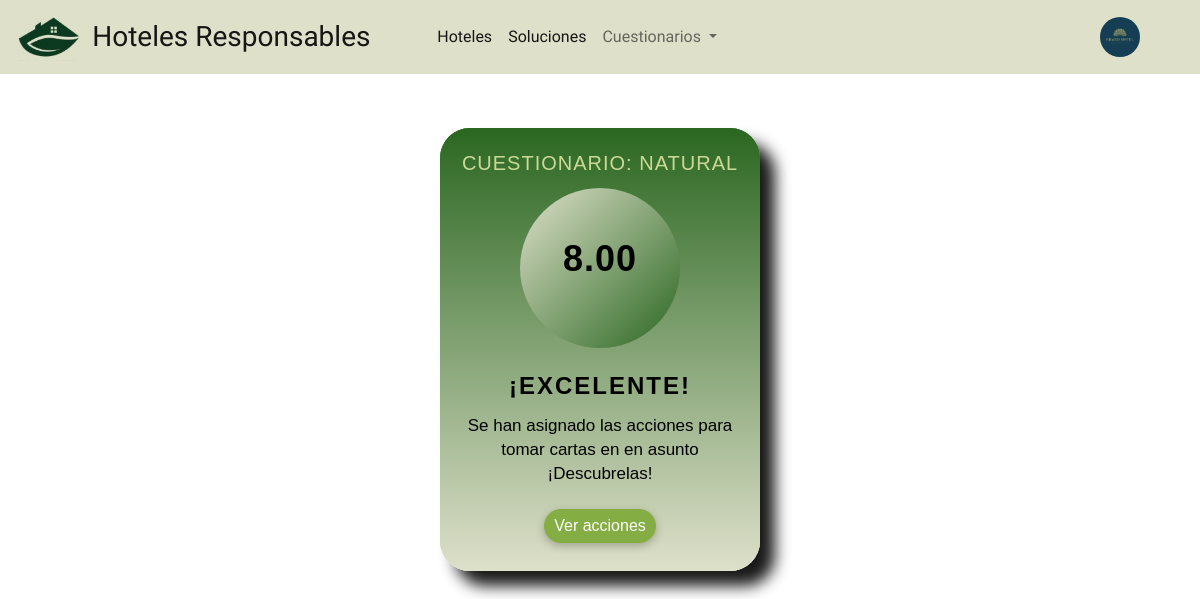
The page /cuestionarios/natural_encuesta/ (signed in) on the database as committed earlier.
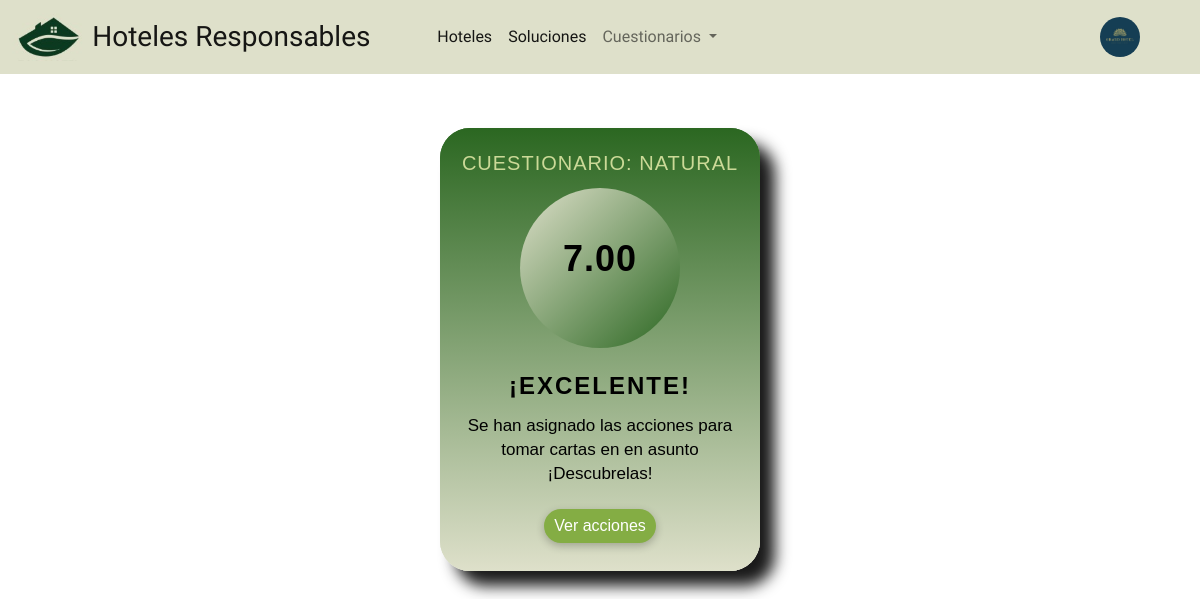
The same page on the database as committed later.
### core/models.py (models this page shows)
class Profile(models.Model):
    user = models.OneToOneField(User, on_delete=models.CASCADE)
    hotel_logo = models.ImageField(upload_to=custom_upload_to, null=True, blank=True)
    bio = models.TextField(null=True , blank=True)
    name_hotel = models.TextField(null=True , blank=True)
    address = models.TextField(null=True, blank=True)
    points_natural = models.DecimalField(max_digits=10, decimal_places=2, null=True, blank=True)
    points_eco = models.DecimalField(max_digits=10, decimal_places=2, null=True, blank=True)
    points_socio = models.DecimalField(max_digits=10, decimal_places=2, null=True, blank=True)

### surveys/views.py (the view)
# urls.py: path('natural_encuesta/', views.Natural_survey.as_view(), name="natural_survey"),
class Natural_survey(LoginRequiredMixin, View):
    def get(self, request):
        if not request.user.profile.points_natural:
            questions = Question.objects.filter(survey_id=1)
            context = {'questions': [], 'last_question_index': len(questions) - 1}
            for question in questions:
                answers = Answer.objects.filter(question_id=question.pk)
                context['questions'].append({
                    'question': question,
                    'answers': answers
                })
            return render(request,'surveys/natural_survey.html', context)
        else:
            points = request.user.profile.points_natural
            return render(request, 'surveys/score_obtained.html', context={'survey': 'Natural', 'points': points})

### surveys/templates/surveys/score_obtained.html (shortened to what this page needs)
{% extends 'core/base.html' %}
{% load static %}
{% block head %}
    <link rel="stylesheet" href="{% static 'css/score.css' %}">
{% endblock %}
{% block content %}
    <div class="center-container mt-5">
        <div class="results-summary-container">
            <div class="confetti">
            </div>
            <div class="results-summary-container__result">
                <div class="heading-tertiary">Cuestionario: {{ survey }}</div>
                <div class="result-box">
                    <div class="heading-primary" style="color: black !important;">{{ points }}</div>
                </div>
                <div class="result-text-box">
                    <div class="heading-secondary">¡Excelente!</div>
                    <p class="paragraph">
                        Se han asignado las acciones para tomar cartas en en asunto ¡Descubrelas!
                    </p>
                </div>
                <div style="text-align: center;">
                    <a href="{% url 'surveys:solutions' %}" class="link-btn mb-2 mt-2" >Ver acciones</a>
                </div>
            </div>
        </div>
    </div>
{% endblock %}

Rows that differ between the two databases and show on the page:
changed Profile: points_natural "8.00" → "7.00"
